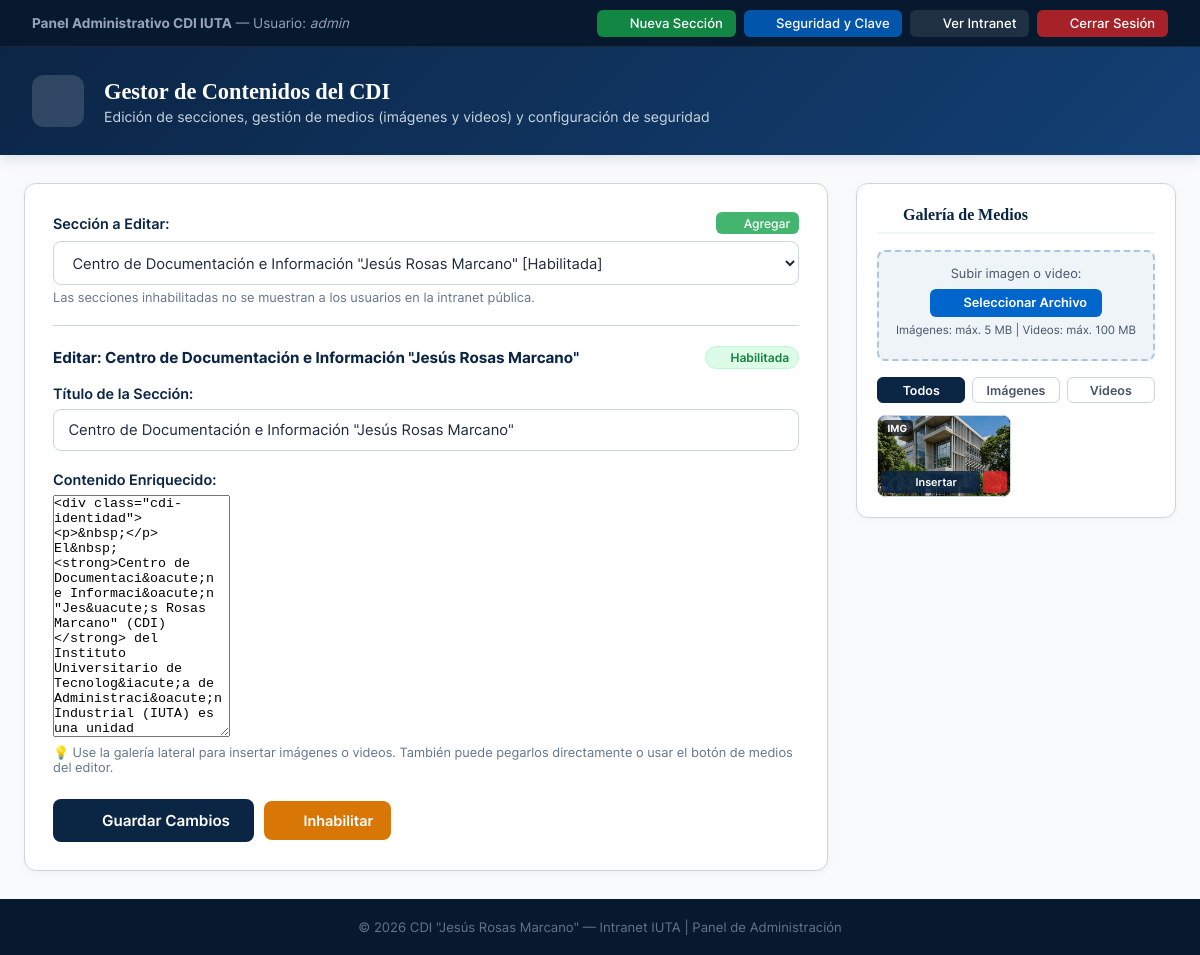
The app's page /admin.php (signed in), older data.
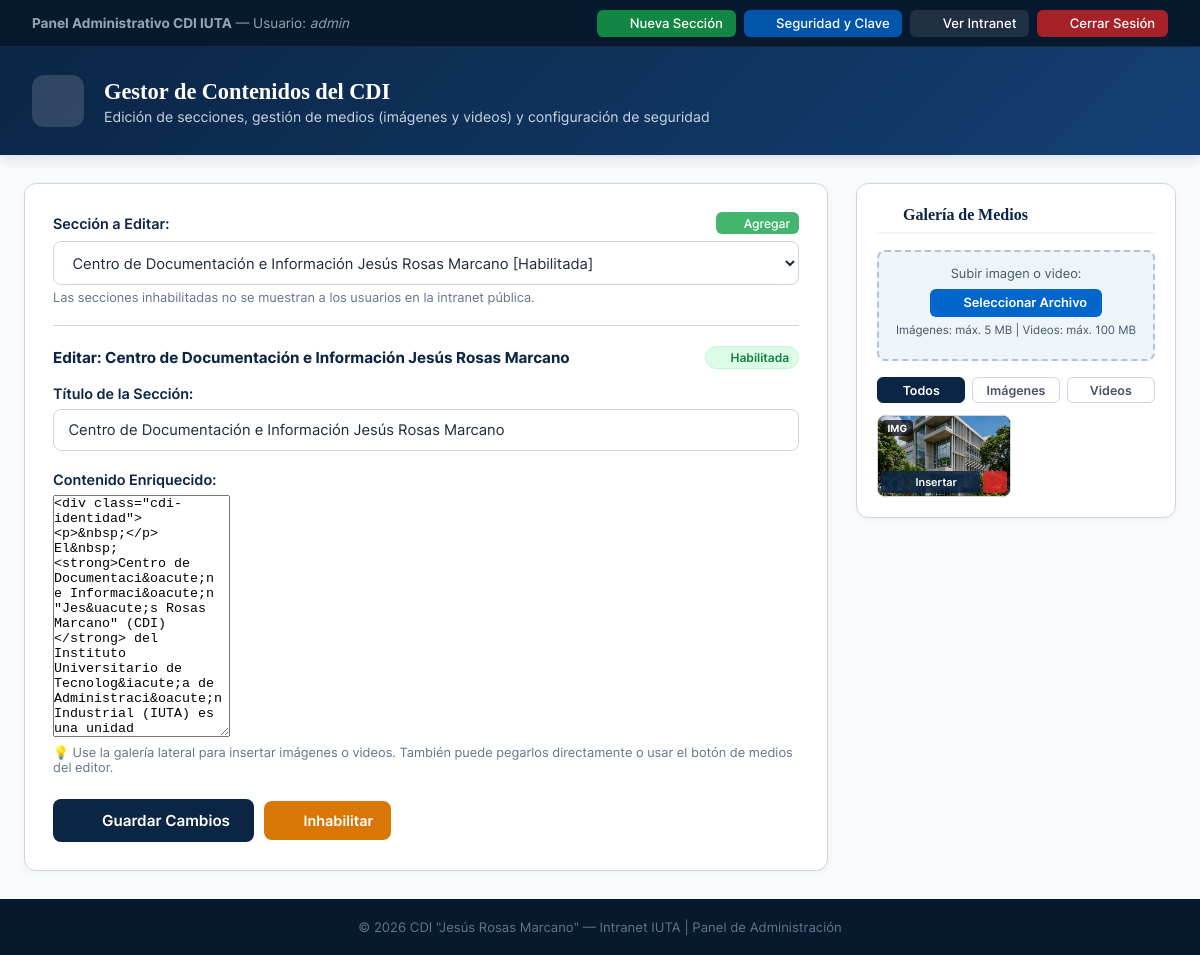
The same page, newer data.
### tables this page shows
CREATE TABLE secciones_informativas (
    id INTEGER PRIMARY KEY AUTOINCREMENT,
    clave VARCHAR(50) NOT NULL UNIQUE,
    titulo VARCHAR(150) NOT NULL,
    contenido TEXT NOT NULL,
    fecha_actualizacion DATETIME DEFAULT CURRENT_TIMESTAMP
, activo INTEGER DEFAULT 1);

### admin.php (the view, shortened to what this page needs)
<?php
require_once __DIR__ . '/conexion.php';
$usuarioActual = $_SESSION['usuario'] ?? 'admin';
try {
    $stmtList = $pdo->query("SELECT id, clave, titulo, activo FROM secciones_informativas ORDER BY activo DESC, id ASC");
    $listaSecciones = $stmtList->fetchAll();
} catch (PDOException $e) {
    $listaSecciones = [];
}
$idSeleccionado = isset($_REQUEST['id_seccion']) ? (int)$_REQUEST['id_seccion'] : 0;
if ($idSeleccionado === 0 && !empty($listaSecciones)) {
    $idSeleccionado = (int)$listaSecciones[0]['id'];
}
$seccionActual = null;
if ($idSeleccionado > 0) {
    try {
        $stSec = $pdo->prepare("SELECT id, clave, titulo, contenido, activo, fecha_actualizacion FROM secciones_informativas WHERE id=:id");
        $stSec->execute([':id' => $idSeleccionado]);
        $seccionActual = $stSec->fetch();
    } catch (PDOException $e) {}
}
$extensionesImagen = ['jpg', 'jpeg', 'png', 'gif', 'webp'];
$extensionesVideo  = ['mp4', 'webm', 'ogg', 'ogv', 'mov'];
$mediaSubidos = [];
$dirUploads = __DIR__ . '/uploads/';
if (file_exists($dirUploads)) {
    $todos = glob($dirUploads . '*.*');
    if ($todos) {
        foreach ($todos as $arc) {
            $ext = strtolower(pathinfo($arc, PATHINFO_EXTENSION));
            $tipo = '';
            if (in_array($ext, $extensionesImagen)) $tipo = 'imagen';
            elseif (in_array($ext, $extensionesVideo)) $tipo = 'video';
            if ($tipo) {
                $mediaSubidos[] = ['url' => 'uploads/' . basename($arc), 'tipo' => $tipo, 'nombre' => basename($arc)];
            }
        }
    }
}
?>
<!DOCTYPE html>
<html lang="es">
<head>
    <link rel="stylesheet" href="assets/css/fonts.css">
</head>
<body>
<div class="top-bar-admin">
    <div class="top-bar-container">
        <span><strong>Panel Administrativo CDI IUTA</strong> — Usuario: <em><?= htmlspecialchars($usuarioActual) ?></em></span>
        <div class="bar-actions">
            <button type="button" class="btn-top btn-new-sec" onclick="abrirModal('modalNuevaSeccion')">
                <i data-lucide="plus-circle" style="width:14px;height:14px;"></i> Nueva Sección
            </button>
            <button type="button" class="btn-top btn-config-sec" onclick="abrirModal('modalSeguridad')">
                <i data-lucide="shield" style="width:14px;height:14px;"></i> Seguridad y Clave
            </button>
            <a href="index.php" class="btn-top">
                <i data-lucide="eye" style="width:14px;height:14px;"></i> Ver Intranet
            </a>
            <a href="logout.php" class="btn-top btn-logout">
                <i data-lucide="log-out" style="width:14px;height:14px;"></i> Cerrar Sesión
            </a>
        </div>
    </div>
</div>
<header class="admin-header">
    <div class="admin-header-container">
        <div class="header-icon"><i data-lucide="file-cog" style="width:28px;height:28px;"></i></div>
        <div class="admin-titles">
            <h1>Gestor de Contenidos del CDI</h1>
            <p>Edición de secciones, gestión de medios (imágenes y videos) y configuración de seguridad</p>
        </div>
    </div>
</header>
<main class="admin-container">
    <div class="admin-card">
        <form method="GET" action="admin.php" class="form-group">
            <div style="display:flex; justify-content:space-between; align-items:center; margin-bottom:0.4rem;">
                <label style="margin-bottom:0;">Sección a Editar:</label>
                <button type="button" class="btn-top btn-new-sec" style="font-size:0.76rem; padding:0.22rem 0.55rem;" onclick="abrirModal('modalNuevaSeccion')">
                    <i data-lucide="plus" style="width:13px;height:13px;"></i> Agregar
                </button>
            </div>
            <select name="id_seccion" class="form-select" onchange="this.form.submit();">
                <?php foreach ($listaSecciones as $opc):
                    $esAct = (int)$opc['activo'] === 1;
                    $etiqueta = $esAct ? '[Habilitada]' : '[INHABILITADA]';
                ?>
                    <option value="<?= $opc['id'] ?>" <?= $opc['id'] == $idSeleccionado ? 'selected' : '' ?>>
                        <?= htmlspecialchars($opc['titulo']) ?> <?= $etiqueta ?>
                    </option>
                <?php endforeach; ?>
            </select>
            <p class="help-text">Las secciones inhabilitadas no se muestran a los usuarios en la intranet pública.</p>
        </form>
        <hr style="border:0; border-top:1px solid var(--borde-color); margin:1.25rem 0;">
        <?php if ($seccionActual):
            $estaHabilitada = (int)$seccionActual['activo'] === 1;
        ?>
            <form method="POST" action="admin.php" id="formEdicion">
                <div style="display:flex; justify-content:space-between; align-items:center; margin-bottom:1rem;">
                    <label style="font-weight:700; color:var(--azul-marino-head); font-size:0.95rem;">Editar: <?= htmlspecialchars($seccionActual['titulo']) ?></label>
                    <?php if ($estaHabilitada): ?>
                        <span class="badge badge-active"><i data-lucide="check-circle" style="width:12px;height:12px;"></i> Habilitada</span>
                    <?php else: ?>
                        <span class="badge badge-inactive"><i data-lucide="eye-off" style="width:12px;height:12px;"></i> Inhabilitada</span>
                    <?php endif; ?>
                </div>
                <div class="form-group">
                    <label for="input_titulo">Título de la Sección:</label>
                    <input type="text" name="titulo" id="input_titulo" class="form-input" required value="<?= htmlspecialchars($seccionActual['titulo']) ?>">
                </div>
                <div class="form-group">
                    <label for="contenido">Contenido Enriquecido:</label>
                    <textarea name="contenido" id="contenido" rows="16"><?= htmlspecialchars($seccionActual['contenido']) ?></textarea>
                    <p class="help-text">💡 Use la galería lateral para insertar imágenes o videos. También puede pegarlos directamente o usar el botón de medios del editor.</p>
                </div>
                <div class="action-row">
                    <button type="submit" class="btn-guardar">
                        <i data-lucide="save" style="width:17px;height:17px;"></i> Guardar Cambios
                    </button>
                    <?php if ($estaHabilitada): ?>
                        <button type="button" class="btn-toggle btn-inhabilitar"
                            onclick="cambiarEstado(<?= (int)$seccionActual['id'] ?>, 0, '<?= htmlspecialchars($seccionActual['titulo'], ENT_QUOTES) ?>')">
                            <i data-lucide="eye-off" style="width:16px;height:16px;"></i> Inhabilitar
                        </button>
                    <?php endif; ?>
                </div>
            </form>
        <?php endif; ?>
    </div>
    <aside class="sidebar-card">
        <h3 class="sidebar-title">
            <i data-lucide="image" style="width:18px;height:18px; color:var(--azul-intenso);"></i>
            Galería de Medios
        </h3>
        <div class="upload-box">
            <p>Subir imagen o video:</p>
            <button type="button" class="btn-upload" onclick="document.getElementById('inputMedia').click()">
                <i data-lucide="upload" style="width:13px;height:13px;"></i> Seleccionar Archivo
            </button>
            <p style="margin-top:0.4rem; font-size:0.72rem;">Imágenes: máx. 5 MB | Videos: máx. 100 MB</p>
        </div>
        <div class="filter-tabs">
            <button class="filter-tab active" id="tab-todos" onclick="filtrarGaleria('todos')">Todos</button>
            <button class="filter-tab" id="tab-imagenes" onclick="filtrarGaleria('imagen')">Imágenes</button>
            <button class="filter-tab" id="tab-videos" onclick="filtrarGaleria('video')">Videos</button>
        </div>
        <div class="gallery-grid" id="galeriaGrid">
            <?php if (empty($mediaSubidos)): ?>
                <p class="empty-gallery">No hay archivos subidos aún.</p>
            <?php else: ?>
                <?php foreach ($mediaSubidos as $media):
                    $uid = md5($media['url']);
                ?>
                    <div class="media-item" id="item-<?= $uid ?>" data-tipo="<?= $media['tipo'] ?>">
                        <?php if ($media['tipo'] === 'imagen'): ?>
                            <img src="<?= htmlspecialchars($media['url']) ?>" alt="<?= htmlspecialchars($media['nombre']) ?>" loading="lazy">
                            <span class="media-badge">IMG</span>
                        <?php else: ?>
                            <video src="<?= htmlspecialchars($media['url']) ?>" muted preload="metadata"></video>
                            <span class="media-badge" style="background:rgba(99,38,163,0.85);">VID</span>
                        <?php endif; ?>
                        <div class="media-actions">
                            <button type="button" class="btn-insert"
                                onclick="insertarMediaEnEditor('<?= htmlspecialchars($media['url'], ENT_QUOTES) ?>', '<?= $media['tipo'] ?>')">
                                <i data-lucide="plus" style="width:11px;height:11px;"></i> Insertar
                            </button>
                            <button type="button" class="btn-delete-media" title="Eliminar"
                                onclick="eliminarMedia('<?= htmlspecialchars($media['url'], ENT_QUOTES) ?>', 'item-<?= $uid ?>')">
                                <i data-lucide="trash-2" style="width:11px;height:11px;"></i>
                            </button>
                        </div>
                    </div>
                <?php endforeach; ?>
            <?php endif; ?>
        </div>
    </aside>
</main>
<footer class="admin-footer">
    <p>&copy; <?= date('Y') ?> CDI "Jesús Rosas Marcano" — Intranet IUTA | Panel de Administración</p>
</footer>
</body>
</html>

Row changes from the older to the newer data that the page shows:
changed secciones_informativas: titulo "Centro de Documentación e Información \"Jesús Rosas Marcano\"" → "Centro de Documentación e Información Jesús Rosas Marcano"
Text that changed along with them:
form field id_seccion: "Centro de Documentación e Información \"Jesús Rosas Marcano\" [Habilitada]" → "Centro de Documentación e Información Jesús Rosas Marcano [Habilitada]"
